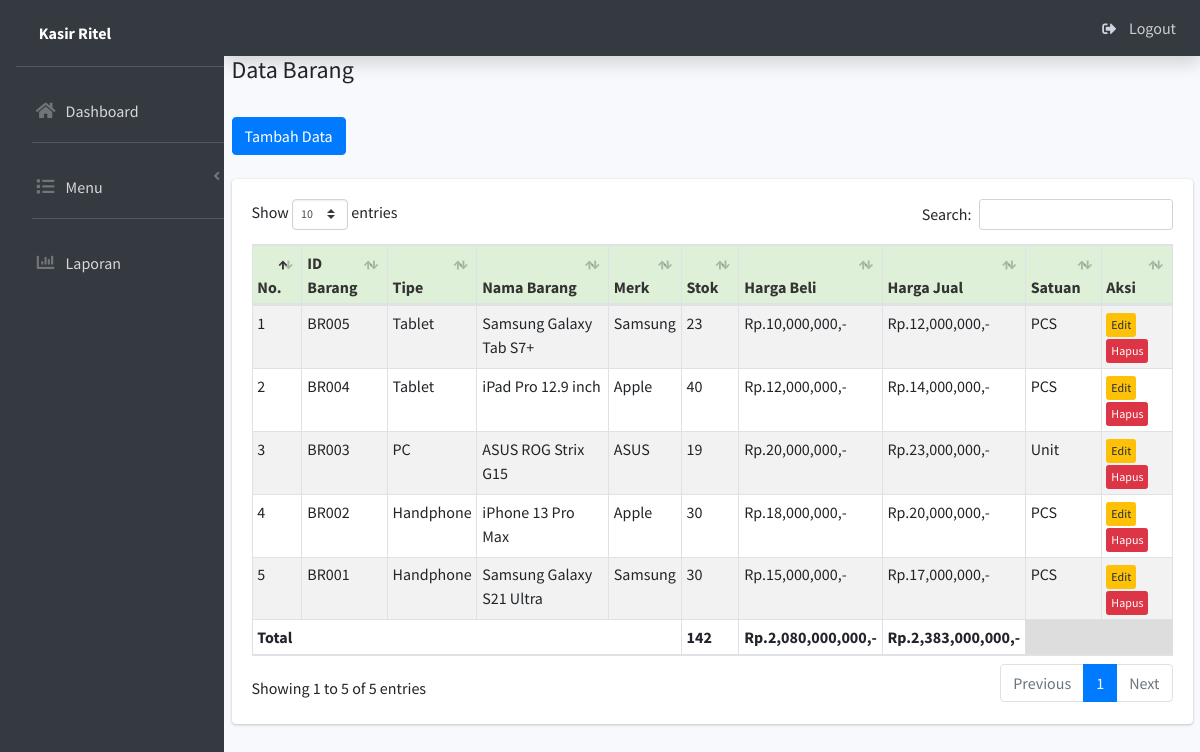
Screenshot of /index.php?page=barang (signed in) with the database file from the repository.
### tables this page shows
CREATE TABLE `barang` (
  `id` int NOT NULL,
  `id_barang` varchar(255) NOT NULL,
  `id_kategori` int NOT NULL,
  `nama_barang` text NOT NULL,
  `merk` varchar(255) NOT NULL,
  `harga_beli` varchar(255) NOT NULL,
  `harga_jual` varchar(255) NOT NULL,
  `satuan_barang` varchar(255) NOT NULL,
  `stok` text NOT NULL,
  `tgl_input` varchar(255) NOT NULL,
  `tgl_update` varchar(255) DEFAULT NULL
);

CREATE TABLE `kategori` (
  `id_kategori` int NOT NULL,
  `nama_kategori` varchar(255) NOT NULL,
  `tgl_input` varchar(255) NOT NULL
);

### fungsi/view/view.php (called while the page is built, shortened)
<?php
class view
{
    protected $db;
    public function __construct($db)
    {
        $this->db = $db;
    }
    public function barang()
    {
        $sql = "select barang.*, kategori.id_kategori, kategori.nama_kategori
                from barang inner join kategori on barang.id_kategori = kategori.id_kategori
                ORDER BY id DESC";
        $row = $this-> db -> prepare($sql);
        $row -> execute();
        $hasil = $row -> fetchAll();
        return $hasil;
    }
}

### admin/module/barang/index.php (the view, shortened to what this page needs)
   <h4>Data Barang</h4>
   <br />
   <button type="button" class="btn btn-primary btn-md mr-2" data-toggle="modal" data-target="#myModal">
      Tambah Data</button>
   <br />
   <div class="card card-body">
       <div class="table-responsive">
           <table class="table table-bordered table-striped table-sm" id="example1">
               <thead>
                   <tr style="background:#DFF0D8;color:#333;">
                       <th>No.</th>
                       <th>ID Barang</th>
                       <th>Tipe</th>
                       <th>Nama Barang</th>
                       <th>Merk</th>
                       <th>Stok</th>
                       <th>Harga Beli</th>
                       <th>Harga Jual</th>
                       <th>Satuan</th>
                       <th>Aksi</th>
                   </tr>
               </thead>
               <tbody>
                   <?php
	$totalBeli = 0;
	$totalJual = 0;
	$totalStok = 0;
	if($_GET['stok'] == 'yes')
	{
		$hasil = $lihat -> barang_stok();
	}else{
		$hasil = $lihat -> barang();
	}
	$no=1;
	foreach($hasil as $isi) {
?>
                   <tr>
                       <td><?php echo $no;?></td>
                       <td><?php echo $isi['id_barang'];?></td>
                       <td><?php echo $isi['nama_kategori'];?></td>
                       <td><?php echo $isi['nama_barang'];?></td>
                       <td><?php echo $isi['merk'];?></td>
                       <td>
                           <?php if($isi['stok'] == '0'){?>
                           <button class="btn btn-danger"> Habis</button>
                           <?php }else{?>
                           <?php echo $isi['stok'];?>
                           <?php }?>
                       </td>
                       <td>Rp.<?php echo number_format($isi['harga_beli']);?>,-</td>
                       <td>Rp.<?php echo number_format($isi['harga_jual']);?>,-</td>
                       <td> <?php echo $isi['satuan_barang'];?></td>
                       <td>
                           <?php if($isi['stok'] <=  '3'){?>
                           <form method="POST" action="fungsi/edit/edit.php?stok=edit">
                               <input type="text" name="restok" class="form-control">
                               <input type="hidden" name="id" value="<?php echo $isi['id_barang'];?>"
                                   class="form-control">
                               <button class="btn btn-primary btn-sm">
                                   Restok
                               </button>
                               <a href="fungsi/hapus/hapus.php?barang=hapus&id=<?php echo $isi['id_barang'];?>"
                                   onclick="javascript:return confirm('Hapus Data barang ?');">
                                   <button class="btn btn-danger btn-sm">Hapus</button></a>
                           </form>
                           <?php }else{?>
                           <a href="index.php?page=barang/edit&barang=<?php echo $isi['id_barang'];?>"><button
                                   class="btn btn-warning btn-xs">Edit</button></a>
                           <a href="fungsi/hapus/hapus.php?barang=hapus&id=<?php echo $isi['id_barang'];?>"
                               onclick="javascript:return confirm('Hapus Data barang ?');"><button
                                   class="btn btn-danger btn-xs">Hapus</button></a>
                           <?php }?>
                   </tr>
                   <?php
		$no++;
		$totalBeli += $isi['harga_beli'] * $isi['stok'];
		$totalJual += $isi['harga_jual'] * $isi['stok'];
		$totalStok += $isi['stok'];
	}
?>
               </tbody>
               <tfoot>
                   <tr>
                       <th colspan="5">Total </td>
                       <th><?php echo $totalStok;?></td>
                       <th>Rp.<?php echo number_format($totalBeli);?>,-</td>
                       <th>Rp.<?php echo number_format($totalJual);?>,-</td>
                       <th colspan="2" style="background:#ddd"></th>
                   </tr>
               </tfoot>
           </table>
       </div>
   </div>

### index.php (shortened to what this page needs)
<?php
	if(!empty($_SESSION['admin'])){
		require 'config.php';
		$lihat = new view($config);
			include 'admin/template/header.php';
			include 'admin/template/sidebar.php';
				if(!empty($_GET['page'])){
					include 'admin/module/'.$_GET['page'].'/index.php';
				}else{
					include 'admin/template/home.php';
				}
			include 'admin/template/footer.php';
	}else{
		echo '<script>window.location="login.php";</script>';
		exit;
	}
?>

### admin/template/header.php (shortened to what this page needs)
<!DOCTYPE html>
<html lang="en">
<head>
    <link href="sb-admin/vendor/fontawesome-free/css/all.min.css" rel="stylesheet" type="text/css">
    <link href="sb-admin/css/sb-admin-2.min.css" rel="stylesheet">
    <link rel="stylesheet" href="sb-admin/vendor/datatables/dataTables.bootstrap4.css" />
<link rel="stylesheet" href="plugins/fontawesome-free/css/all.min.css">
<link rel="stylesheet" href="https://code.ionicframework.com/ionicons/2.0.1/css/ionicons.min.css">
<link rel="stylesheet" href="plugins/tempusdominus-bootstrap-4/css/tempusdominus-bootstrap-4.min.css">
<link rel="stylesheet" href="plugins/icheck-bootstrap/icheck-bootstrap.min.css">
<link rel="stylesheet" href="plugins/jqvmap/jqvmap.min.css">
<link rel="stylesheet" href="dist/css/adminlte.min.css">
<link rel="stylesheet" href="plugins/overlayScrollbars/css/OverlayScrollbars.min.css">
<link rel="stylesheet" href="plugins/daterangepicker/daterangepicker.css">
<link rel="stylesheet" href="plugins/summernote/summernote-bs4.min.css">
</head>
<body id="page-top">
    <div id="wrapper">

### admin/template/sidebar.php (shortened to what this page needs)
<aside class="navbar-nav  sidebar-dark-primary elevation-4 ">
  <ul class=" bg-dark sidebar sidebar-dark accordion nav nav-pills nav-sidebar flex-column" id="accordionSidebar             data-widget=" treeview" role="menu" data-accordion="false">
    <div class="sidebar">
      <div class="user-panel mt-3 pb-3 mb-3 d-flex">
        <div class="image">
        </div>
        <div class="info">
          <span class="brand-text font-weight-light font-weight-bold">Kasir Ritel</span>
        </div>
      </div>
      <nav class="mt-2">
        <ul class="nav nav-pills nav-sidebar flex-column" data-widget="treeview" role="menu" data-accordion="false">
          <li class="nav-item">
            <a class="nav-link" href="index.php">
              <i class="nav-icon fas fa-home"></i>
              <p>
                Dashboard
              </p>
            </a>
          </li>
          <hr class="sidebar-divider d-none d-md-block">
          <li class="nav-item">
            <a href="#" class="nav-link">
              <i class="nav-icon fas fa-list"></i>
              <p>
                Menu
                <i class="right fas fa-angle-left"></i>
              </p>
            </a>
          </li>
          <hr class="sidebar-divider d-none d-md-block">
          <li class="nav-item">
            <a class="nav-link" href="index.php?page=laporan">
              <i class="nav-icon fas fa-chart-bar"></i>
              <p>
                Laporan
              </p>
            </a>
          </li>
        </ul>
      </nav>
    </div>
  </ul>
</aside>
<div id="content-wrapper" class="d-flex flex-column">
  <div id="content">
    <nav class="navbar navbar-expand navbar-dark navbar-light static-top shadow">
      <ul class="navbar-nav ml-auto">
        <li class="nav-item dropdown no-arrow">
          <a class="nav-link" href="logout.php">
            <i class="fas fa-sign-out-alt fa-sm fa-fw mr-2 text-gray-400"></i>
            Logout
          </a>
        </li>
      </ul>
    </nav>
    <div class="container-fluid">

### admin/template/footer.php (shortened to what this page needs)
 </div>
 </div>
 </div>
 </div>
</body>
</html>

### rows the page displays
barang: id_barang "BR005", id_kategori.nama_kategori "Tablet", nama_barang "Samsung Galaxy Tab S7+", merk "Samsung", stok "23", harga_beli "10,000,000", harga_jual "12,000,000", satuan_barang "PCS"
barang: id_barang "BR004", id_kategori.nama_kategori "Tablet", nama_barang "iPad Pro 12.9 inch", merk "Apple", stok "40", harga_beli "12,000,000", harga_jual "14,000,000", satuan_barang "PCS"
barang: id_barang "BR003", id_kategori.nama_kategori "PC", nama_barang "ASUS ROG Strix G15", merk "ASUS", stok "19", harga_beli "20,000,000", harga_jual "23,000,000", satuan_barang "Unit"
barang: id_barang "BR002", id_kategori.nama_kategori "Handphone", nama_barang "iPhone 13 Pro Max", merk "Apple", stok "30", harga_beli "18,000,000", harga_jual "20,000,000", satuan_barang "PCS"
barang: id_barang "BR001", id_kategori.nama_kategori "Handphone", nama_barang "Samsung Galaxy S21 Ultra", merk "Samsung", stok "30", harga_beli "15,000,000", harga_jual "17,000,000", satuan_barang "PCS"

### other values shown
$totalStok "142"
$totalBeli "2,080,000,000"
$totalJual "2,383,000,000"
